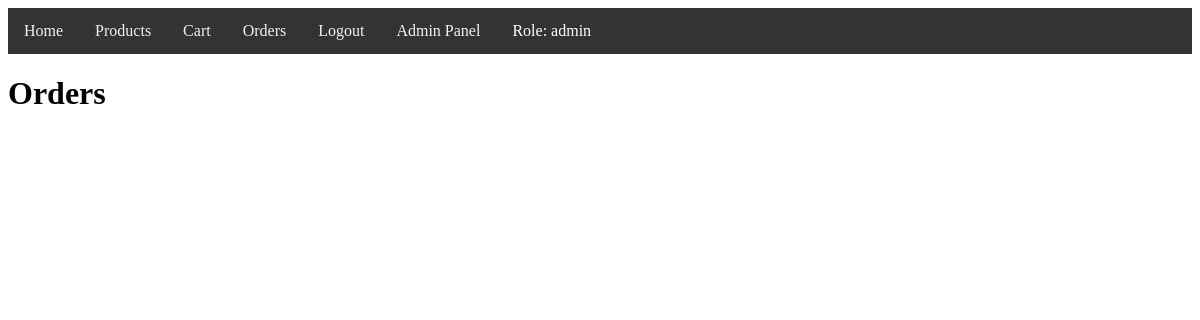
/orders (signed in), run on an earlier commit of the app's database.
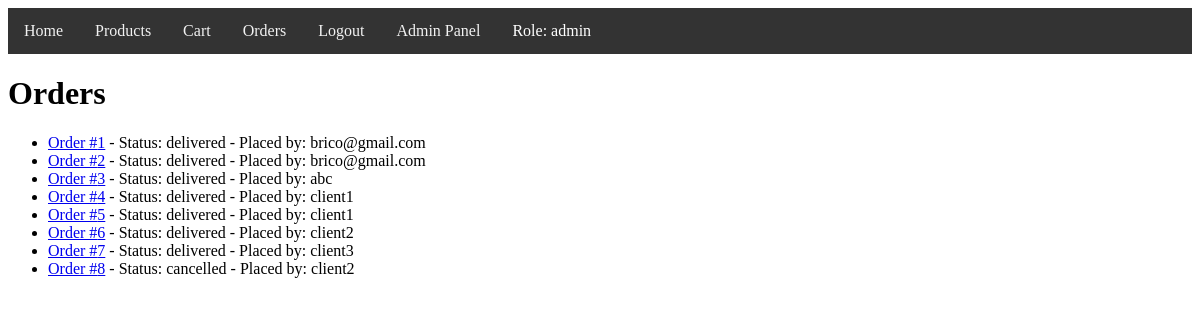
And on a later commit of the database.
### models/order/order.py (models this page shows)
class Order(db.Model):
    id = db.Column(db.Integer, primary_key=True)
    user_id = db.Column(db.Integer, db.ForeignKey('user.id'), nullable=False)
    status = db.Column(db.String(50), nullable=False, default='pending')
    created_at = db.Column(db.DateTime, default=datetime.utcnow)
    items = db.relationship('OrderItem', backref='order', lazy=True)

### models/user/user.py (models this page shows)
class User(db.Model):
    id = db.Column(db.Integer, primary_key=True)
    username = db.Column(db.String(150), unique=True, nullable=False)
    password = db.Column(db.String(150), nullable=False)
    role = db.Column(db.String(50), nullable=False, default='user')  # Nowa kolumna
    orders = db.relationship('Order', backref='user', lazy=True)

### controllers/order/order_view.py (the view)
@order_blueprint.route('/orders')
def orders():
    if 'user_id' not in session:
        flash('You need to be logged in to view orders.', 'danger')
        return redirect(url_for('user.login'))
    user = User.query.get(session['user_id'])
    orders_with_users = order_repository.get_all_order_for_user(user)
    return render_template('orders.html', orders_with_users=orders_with_users, user=user)

### controllers/order/order_repository.py (called while the page is built)
    def get_all_order_for_user(self, user):
        if user.role == 'client':
            orders = Order.query.filter_by(user_id=user.id).all()
        else:
            orders = Order.query.all()
        orders_with_users = []
        for order in orders:
            order_user = User.query.get(order.user_id)
            orders_with_users.append((order, order_user))
        return orders_with_users

### templates/orders.html (shortened to what this page needs)
{% extends "base.html" %}
{% block content %}
<h1>Orders</h1>
<ul>
    {% for order, order_user in orders_with_users %}
    <li>
        <a href="{{ url_for('order.order_detail', order_id=order.id) }}">Order #{{ order.id }}</a> - Status: {{ order.status }} - Placed by: {{ order_user.username }}
    </li>
    {% endfor %}
</ul>
{% endblock %}

What changed in the data, as far as the page shows it:
added Order: id "1", status "delivered", username "brico@gmail.com"
added Order: id "2", status "delivered", username "brico@gmail.com"
added Order: id "3", status "delivered", username "abc"
added Order: id "4", status "delivered", username "client1"
added Order: id "5", status "delivered", username "client1"
added Order: id "6", status "delivered", username "client2"
added Order: id "7", status "delivered", username "client3"
added Order: id "8", status "cancelled", username "client2"
